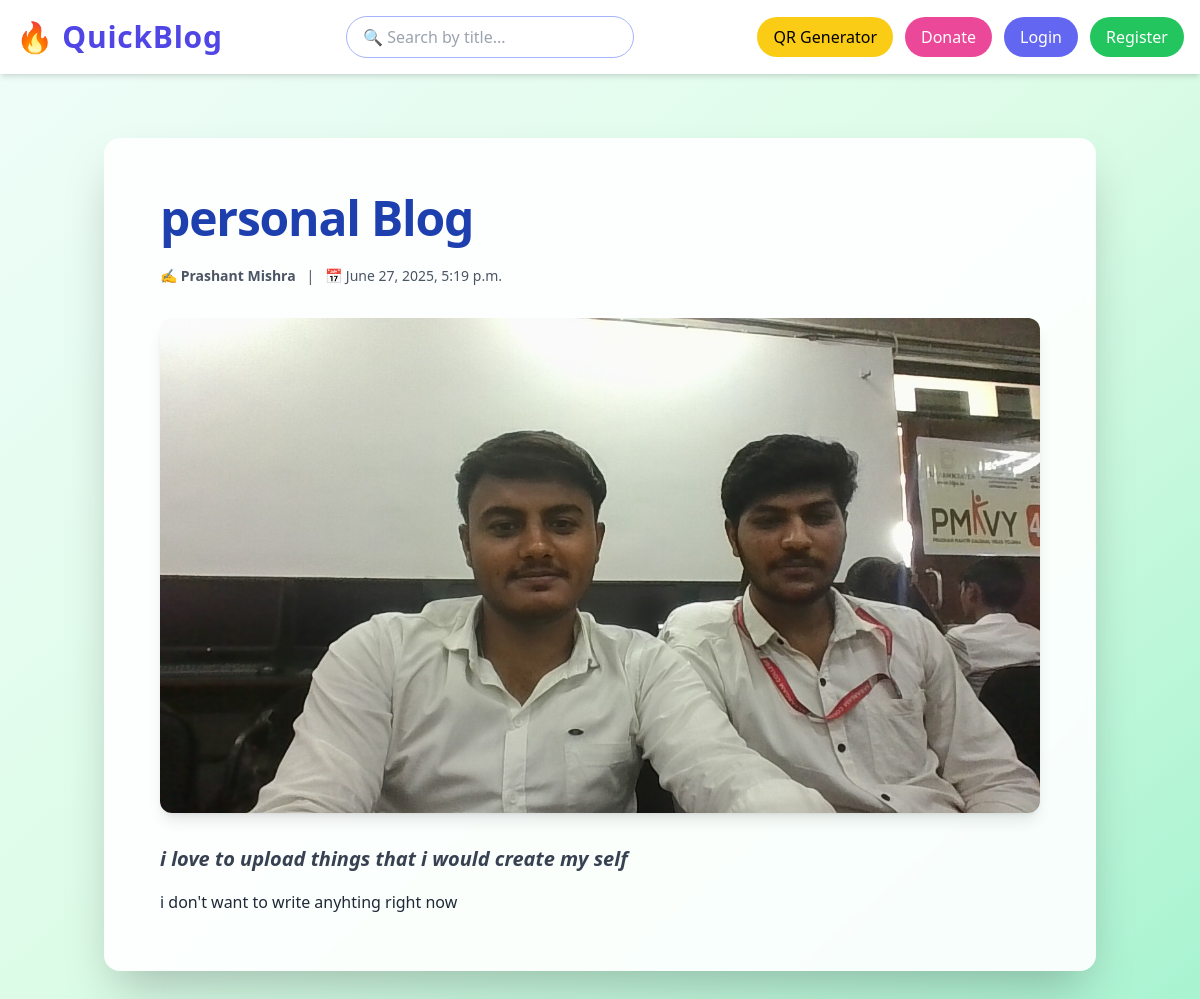
/blog1/, run on the app's committed database.
### blogs/models.py (models this page shows)
class Blogs(models.Model):
    title = models.CharField(max_length=200)
    category = models.CharField(max_length=20, choices = [
        ("tech", "Technology"),
        ("life", "Lifestyle"),
        ("edu", "Education"),
        ("travel", "Travel"),
        ("food", "Food"),
        ("news", "News"),
        ("finance", "Finance"),
        ("health", "Health & Wellness"),
        ("sports", "Sports"),
        ("code", "Programming"),
        ("art", "Art & Design"),
        ("business", "Business"),
        ("gaming", "Gaming"),
        ("science", "Science"),
        ("books", "Books & Literature"),
        ("music", "Music"),
        ("movies", "Movies & TV"),
        ("personal", "Personal Development"),
    ],default=('tech','technology'))
    description = models.CharField(max_length=300)
    date = models.DateTimeField()
    author = models.CharField(max_length=100)
    content = HTMLField()
    image = models.FileField(
        upload_to="news_img/", max_length=240, null=True, default=None
    )

### _02_blog_post/views.py (the view)
# urls.py: path("blog<id>/", views.blog_page, name="blog_page"),
def blog_page(request, id):
    data = Blogs.objects.get(id=id)
    bg_classes = [
        "from-blue-50 via-sky-100 to-blue-200",
        "from-teal-50 via-green-100 to-emerald-200",
        "from-indigo-50 via-purple-100 to-violet-200",
        "from-amber-50 via-yellow-100 to-orange-200",
        "from-slate-100 via-gray-200 to-zinc-200",
    ]
    selected_bg = bg_classes[data.id % len(bg_classes)]
    return render(request, "full-blog-page.html", {"data": data, "bg": selected_bg})

### templates/full-blog-page.html (shortened to what this page needs)
{% include 'header.html' %}
<!DOCTYPE html>
<html lang="en">
<head>
  <script src="https://cdn.tailwindcss.com"></script>
</head>
<body class="bg-gradient-to-br {{ bg }} text-gray-800">
  <div class="max-w-5xl mx-auto px-4 py-16">
    <div class="bg-white/90 backdrop-blur-sm rounded-2xl shadow-2xl p-10 md:p-14 transition-all duration-300">
      <h1 class="text-4xl md:text-5xl font-bold mb-6 text-blue-800 leading-tight tracking-tight">{{ data.title }}</h1>
      <div class="text-sm text-gray-600 mb-8">
        ✍️ <span class="font-semibold">{{ data.author }}</span> &nbsp;&nbsp;|&nbsp;&nbsp; 📅 {{ data.date }}
      </div>
      {% if data.image %}
      <div class="rounded-xl overflow-hidden shadow-lg mb-8">
        <img src="/media/{{ data.image }}" alt="Blog Image" class="w-full object-cover max-h-[500px]" />
      </div>
      {% endif %}
      <h2 class="text-xl font-semibold mb-4 text-gray-700 italic">{{ data.description }}</h2>
      <div class="prose prose-lg max-w-none prose-sky text-gray-800 leading-relaxed">
        {{ data.content | safe }}
      </div>
    </div>
  </div>
</body>
</html>

### data on the page
Blogs: title "personal Blog", author "Prashant Mishra", date "June 27, 2025, 5:19 p.m.", image (picture), description "i love to upload things that i would create my self", content "i don't want to write anyhting right now"
